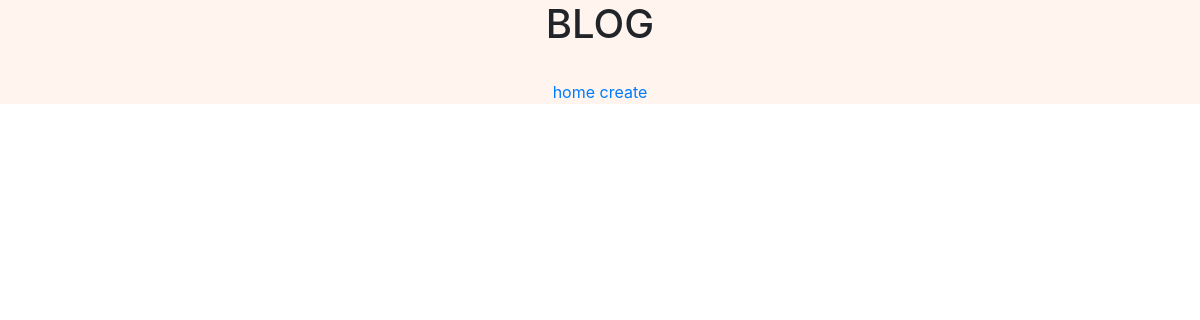
Before: / with the older database file.
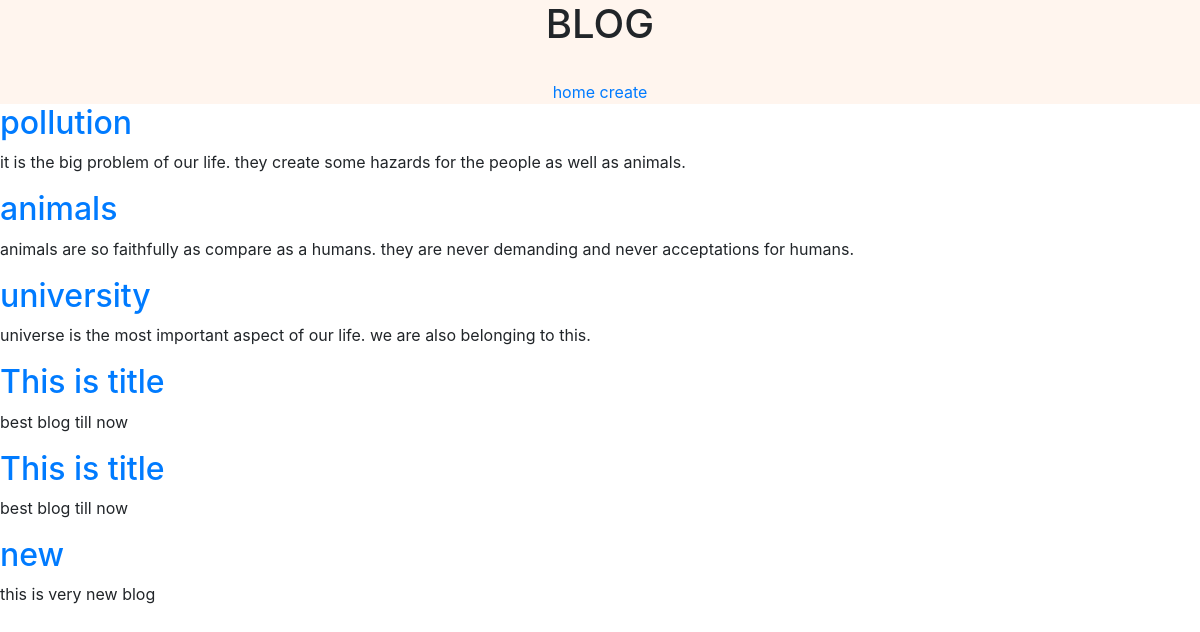
After: the same page with the newer database file.
### app/models.py (models this page shows, shortened)
class blog (models.Model):
    title=models.CharField(max_length=50)
    body=models.TextField()
    email=models.EmailField()
    phone = models.IntegerField()

### app/views.py (the view)
# urls.py: path('',blog_view,name="home"),
def blog_view(request):
    data=blog.objects.all()
    return render_to_response('blog_home.html',{"blog":data})

### template/blog_home.html
{% extends 'layout.html' %}
{% block main %}
{% for i in blog %}
    <h2><a href="/blog/{{i.id}}">{{i.title}}</a></h2>
    <p>{{i.body}}</p>
    {% endfor %}
{% endblock %}

### template/layout.html (shortened to what this page needs)
{% load static %}
<html>
    <head>
        <link rel="stylesheet" href="{% static 'bootstrap.css' %}">
        <body>
            <div class="header">
                <div style="text-align: center; background-color: seashell;"
            <font face = "Comic sans MS" size =" 5"><h1>BLOG</h1></font><br />
            <a href="/"> home </a>
            <a href="/create"> create </a>
                </div>
            </div>
            <div class="main">
                {%block main%}
                {%endblock%}
            </div>
        </body>
    </head>
</html>

Changed rows visible on the page:
added blog: title "pollution", body "it is the big problem of our life. they create some hazards for the people as well as animals."
added blog: title "animals", body "animals are so faithfully as compare as a humans. they are never demanding and never acceptations for humans."
added blog: title "university", body "universe is the most important aspect of our life. we are also belonging to this."
added blog: title "This is title", body "best blog till now"
added blog: title "This is title", body "best blog till now"
added blog: title "new", body "this is very new blog"
